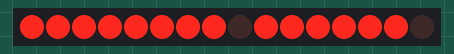
This sketch was run on a simulated Arduino Uno, built with avr-gcc and run on an emulated ATmega328P. Shown: 16 shift-register outputs drawn as a row of LEDs (first output left, lit = HIGH). Wiring (inferred from the names in the program): 2 × shift register (74HC595): data pin 6; shift clock pin 10; latch pin 8. Wiring (inferred from the signals the program sends): row of LEDs: on Q0, Q1, Q2, Q3, Q4, Q5, Q6, Q7, Q8, Q9, Q10, Q11, Q12, Q13, Q14, Q15.

Above: at 0.1 s.
At 0.59 s:
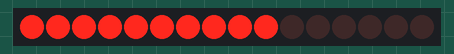
At 0.9 s:
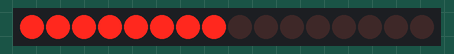
At 1.53 s:
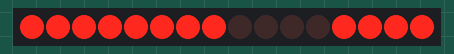
At 2.15 s:
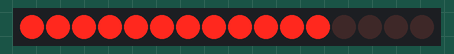
At 3.48 s:
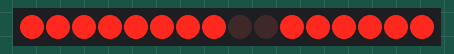
Timing chart, 0 to 4.0 s (numbered marks = the images above):
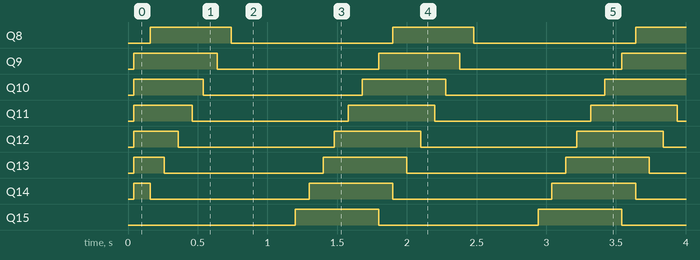

Measured:
- by itself, Q8, Q9: alternates HIGH for 0.58 s and LOW for 1.2 s
- by itself, Q10, Q13, Q14: repeats every 1.7 s: LOW 1.1 s, HIGH 0.60 s
- by itself, Q11, Q12: repeats every 1.7 s: LOW 1.1 s, HIGH 0.62 s
- by itself, Q15: alternates HIGH for 0.60 s and LOW for 1.1 s

The sketch:

sketch_jan08a.ino
```cpp
#define DATA 6
#define LATCH 8
#define CLOCK 10
//#define DATA 13
//#define LATCH 12
//#define CLOCK 11

byte lines1[] = {
  B00011000,
  B00001100,
  B00000110,
  B10000011,
  B11000001,
  B01100000,
  B00110000,
  B00011000
};
byte smile[] = {
  B00000000,
  B00000000,
  B01000010,
  B00000000,
  B00100100,
  B00100100,
  B00011000,
  B00000000
};

byte box[] = {
  B00000000,
  B01111110,
  B01000010,
  B01000010,
  B01000010,
  B01000010,
  B01111110,
  B00000000
};

byte circle[] = {
  B00011000,
  B00100100,
  B01000010,
  B10000001,
  B10000001,
  B01000010,
  B00100100,
  B00011000
};

byte lines2[] = {
  B01100110,
  B01100110,
  B01100110,
  B01100110,
  B01100110,
  B01100110,
  B01100110,
  B01100110
};

int binary[] = {
  1,2,4,8,16,32,64,128};

void setup()
{
  pinMode(DATA,OUTPUT);
  pinMode(LATCH,OUTPUT);
  pinMode(CLOCK,OUTPUT);
}

void loop()
{
  for(int s = 0; s < 9; s++)
  {
    for(int hold=0; hold < 10; hold++)
    {
      for (int i=0; i<8; i++)
      {
        digitalWrite(LATCH, LOW);
        shiftOut(DATA, CLOCK, MSBFIRST, box[i]>>s);
        shiftOut(DATA, CLOCK, MSBFIRST, ~binary[i]);
        digitalWrite(LATCH, HIGH);
        delay(1);
      }
    }
  }

  for(int s = 9; s > 0; s--)
  {
    for(int hold=0; hold < 10; hold++)
    {
      for (int i=0; i<8; i++)
      {
        digitalWrite(LATCH, LOW);
        shiftOut(DATA, CLOCK, MSBFIRST, box[i]<<s);
        shiftOut(DATA, CLOCK, MSBFIRST, ~binary[i]);
        digitalWrite(LATCH, HIGH);
        delay(1);
      }
    }
  }

}
```
